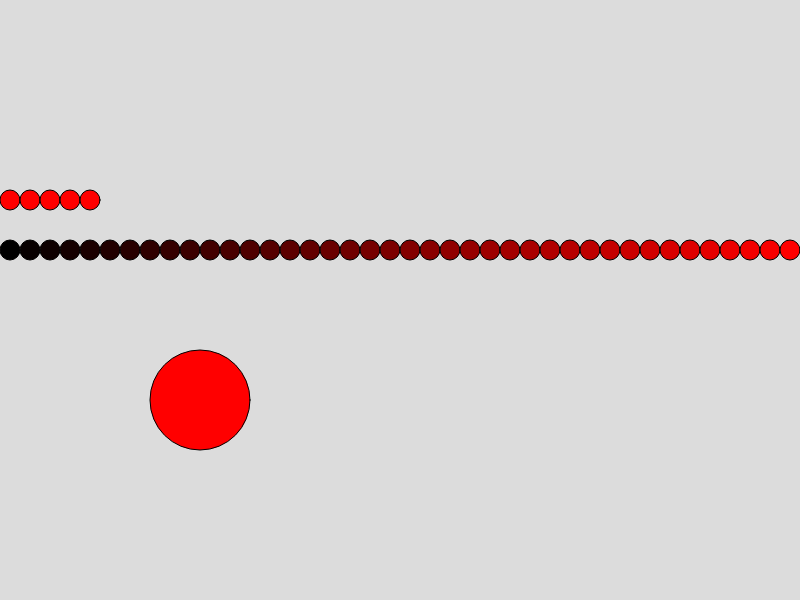
Frame 1 (no input)
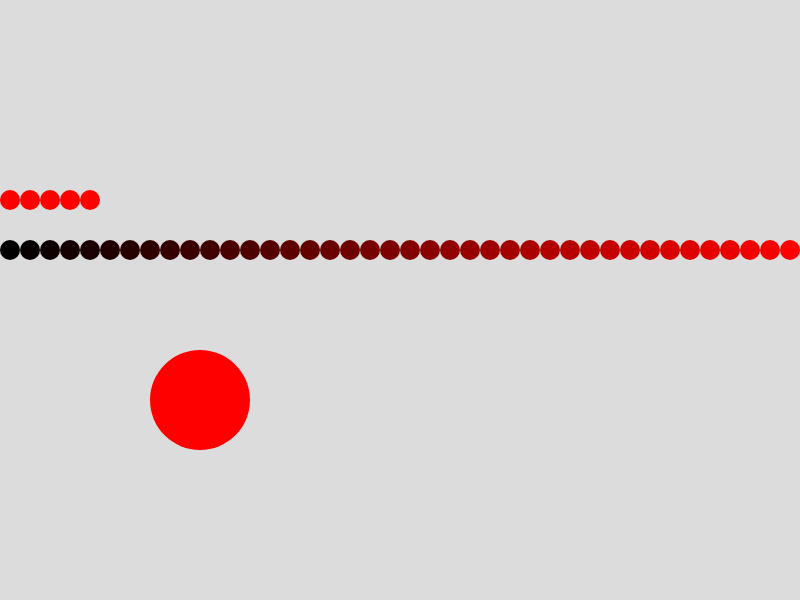
Frame 60 (no input)
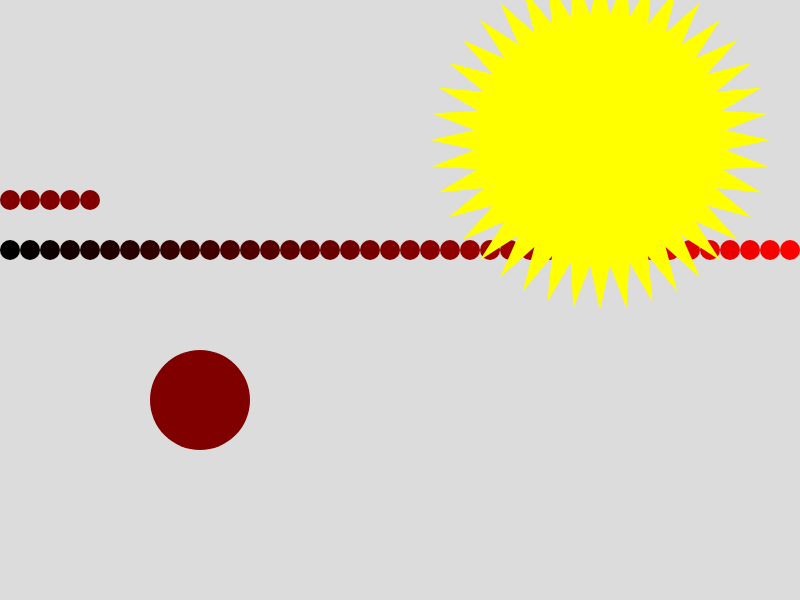
Frame 120 (the mouse pressed at the canvas centre since frame 60)

The p5.js sketch that drew these frames (run headless with seeded random() and noise() and a simulated clock; from frame 60 on, the mouse is pressed at the canvas centre):

// p5.js sketch
// ── sketch.js
function setup() {
  createCanvas(800, 600);
  angleMode(DEGREES);
}

function draw() {
  background(220);

  // rotwert soll abhängig von der Mausposition sein
  // Bei MouseX = 0 soll rotwert 0 sein 
  // Bei MouseX = width soll rotwert 255 sein

  let rotwert = map(mouseX, 0, width, 255, 0);
  fill(rotwert, 0, 0);
  ellipse(200, 400, 100, 100);


  ellipse(10, 200, 20, 20);
  ellipse(30, 200, 20, 20);
  ellipse(50, 200, 20, 20);
  ellipse(70, 200, 20, 20);
  ellipse(90, 200, 20, 20);

  // while Schleife
  // while(CONDITION) { solange die CONDITION true ist, wird der code immer wieder ausgeführt }
  
  // Counter Variable
  let x = 10;
  // Bedingung
  while(x < width){
    let redvalue = map( x, 10, width - 10, 0, 255);
    fill(redvalue, 0, 0);
    ellipse(x, 250, 20, 20);
    // Inkrementierung
    x = x + 20;
  }

  let peakLength = 170;
  let triangleBase = mouseY/4;
  let peakCount = round(mouseX/10);



  translate(600, 140);
  noStroke();
  fill(255, 255, 0);

  let i = 0;
  while(i < peakCount){
    triangle(0, -peakLength, triangleBase/2, 0, -triangleBase/2, 0);
    rotate(360.0 / peakCount);
    i = i + 1;
    // i += 1; // shortcut
    // i++;    // even shorter shortcut
  }

}
